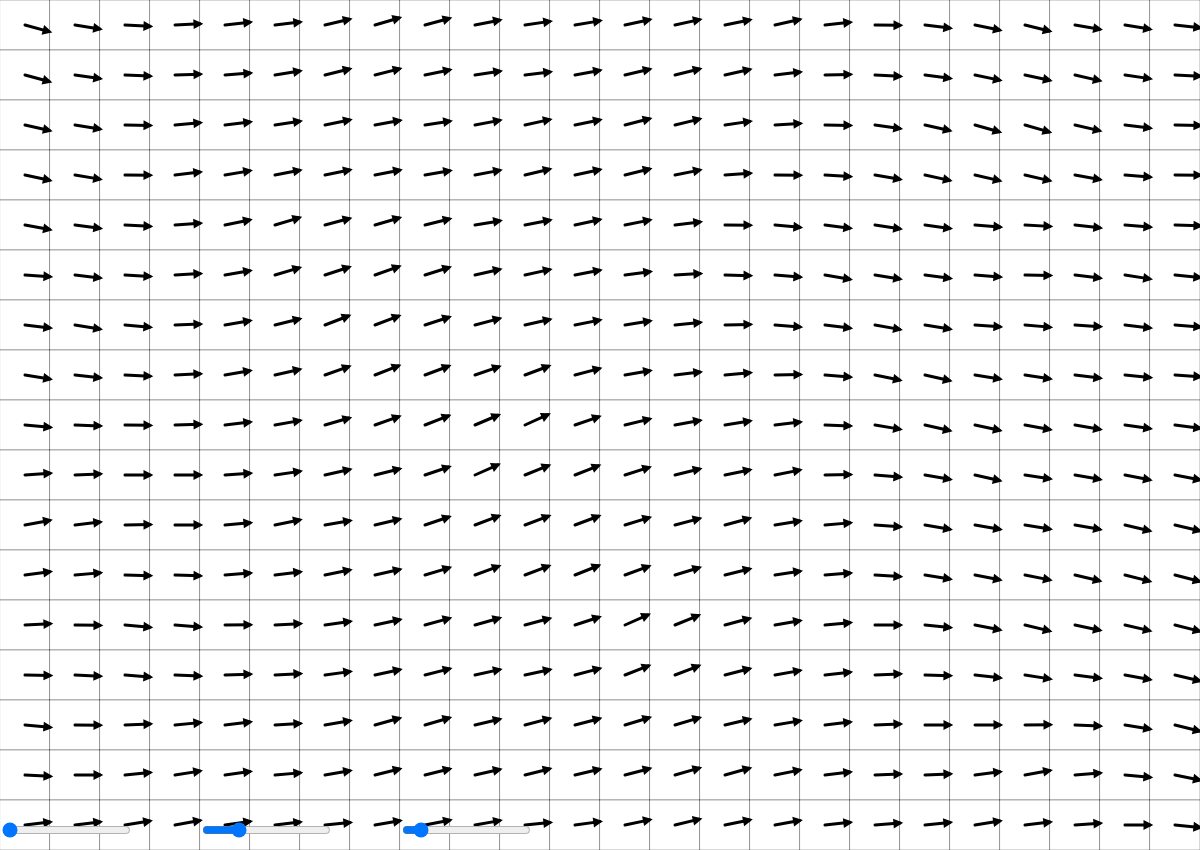
Frame 1 (no input)
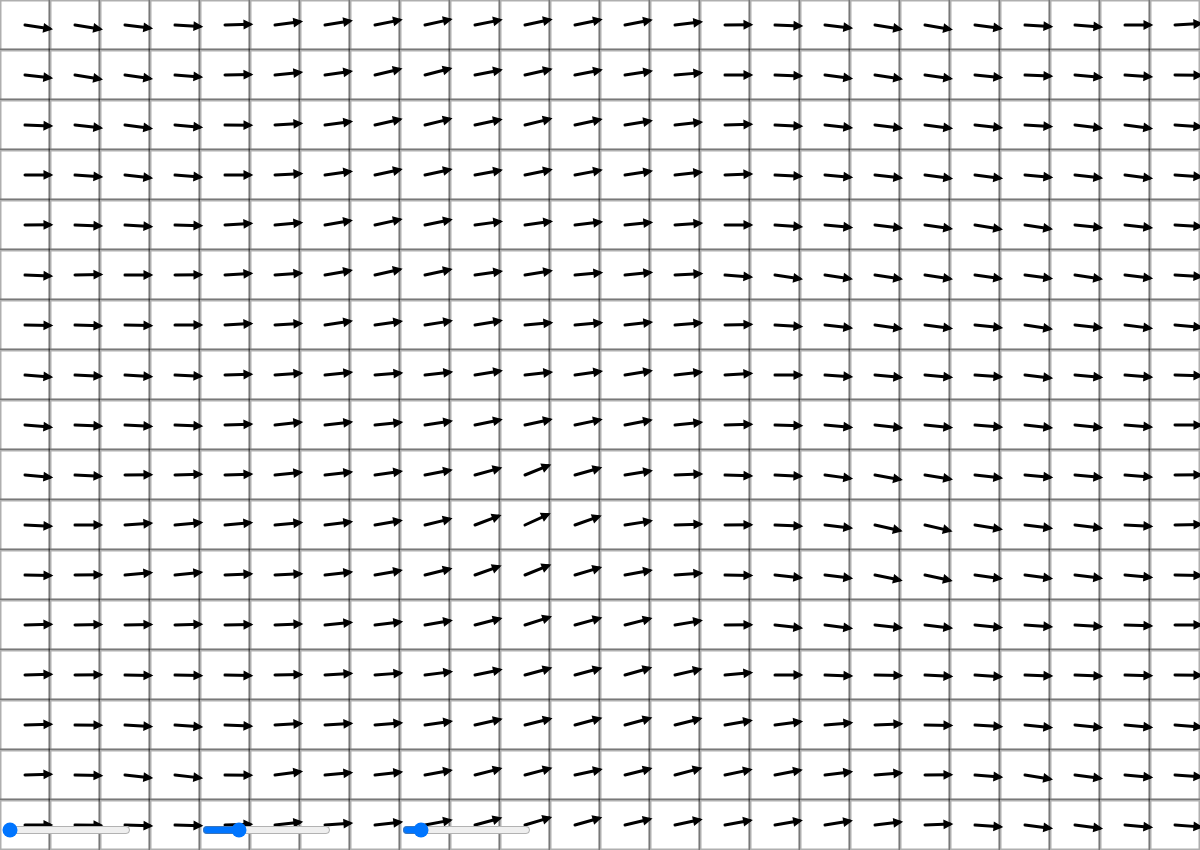
Frame 60 (no input)
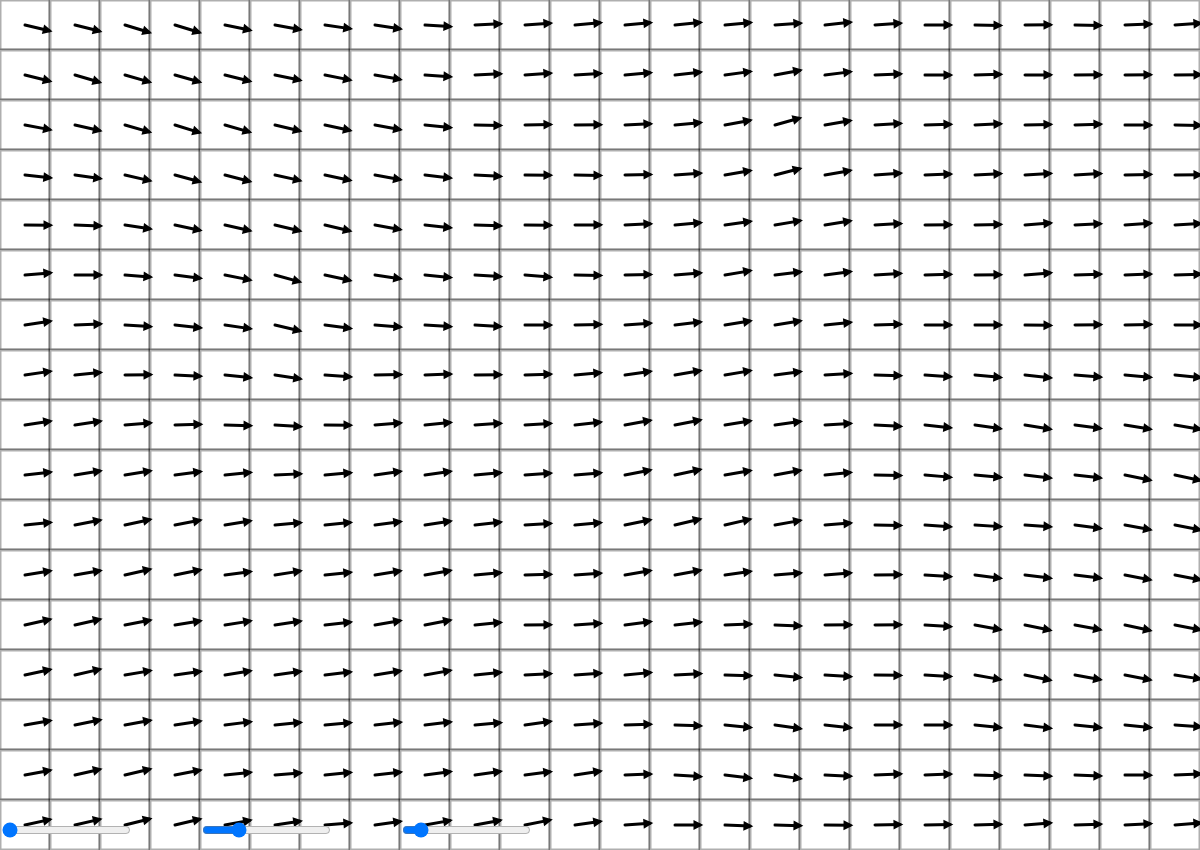
Frame 120 (the mouse pressed at the canvas centre since frame 60)

The p5.js sketch that drew these frames (run headless with seeded random() and noise() and a simulated clock; from frame 60 on, the mouse is pressed at the canvas centre):

// p5.js sketch
// ── sketch.js
var scl = 50;
var cols, rows;
var inc = 0.1;
var zoff = 0;
var sliderAzimuth, sliderTolerance, sliderPerturbation;
var showAzimuth,   showTolerance,   showPerturbation;

function setup() {
  createCanvas(windowWidth, windowHeight*0.85);
  colorMode(HSB, 255);
  cols = floor(width / scl);
  rows = floor(height / scl);

  sliderAzimuth = createSlider(0, 360, 0);
  sliderTolerance = createSlider(0, 90, 22.5);
  sliderPerturbation  = createSlider(0, 100, 10);

  sliderAzimuth.position(0, windowHeight*0.82);
  sliderTolerance.position(200, windowHeight*0.82);
  sliderPerturbation.position(400, windowHeight*0.82);

  showAzimuth = createP();
  showTolerance = createP();
  showPerturbation = createP();

  showAzimuth.position(0, windowHeight*0.85);
  showTolerance.position(200, windowHeight*0.85);
  showPerturbation.position(400, windowHeight*0.85);

  showAzimuth.html(  "Azimuth:         " + sliderAzimuth.value());
  showTolerance.html("Angle Tolerance: " + sliderTolerance.value() + "°");
  showPerturbation.html("Perturbation:    " + sliderPerturbation.value() + "%");


  sliderAzimuth.input(changeAzi);
  sliderTolerance.input(changeTor);
  sliderPerturbation.input(changePur);
}



function changeAzi(){
  showAzimuth.html(  "Azimuth:         " + sliderAzimuth.value());
}

function changeTor(){
  showTolerance.html(  "Angle Tolerance:         " + sliderTolerance.value() + "°");
}

function changePur(){
  showPerturbation.html(  "Perturbation:         " + sliderPerturbation.value() + "%" );
}



function draw() {
  var azi = sliderAzimuth.value()/180*PI;
  var tor = round(180 / sliderTolerance.value());
  var incZ = sliderPerturbation.value() * 0.0025;
  background(255);
  for (var x=0; x<cols; x++){
    for (var y=0; y<rows; y++){
      stroke(0, 80);
      rects = rect(x*scl, y*scl, scl, scl);
    }
  }


  var xoff = 0;
  for (var x=0; x<cols; x++){
    var yoff = 0;
    for (var y=0; y<rows; y++){

      var ang = map(noise(xoff, yoff, zoff), 0, 1, azi-TWO_PI/tor, azi + TWO_PI/tor);     //(TWO_PI/16);
      var v = p5.Vector.fromAngle(ang);

      stroke(0);
      strokeWeight(3);
      push();
      translate(x*scl+scl/2, y*scl+scl/2);
      rotate(v.heading());
      triangle(scl/2, 0, (scl/2)*0.80, (scl/2)*0.1, (scl/2)*0.8, -(scl/2)*0.1);
      line(0, 0, scl*0.5, 0);
      pop();

      yoff += inc;
    }
    xoff += inc;
  }
  zoff += incZ;
}
